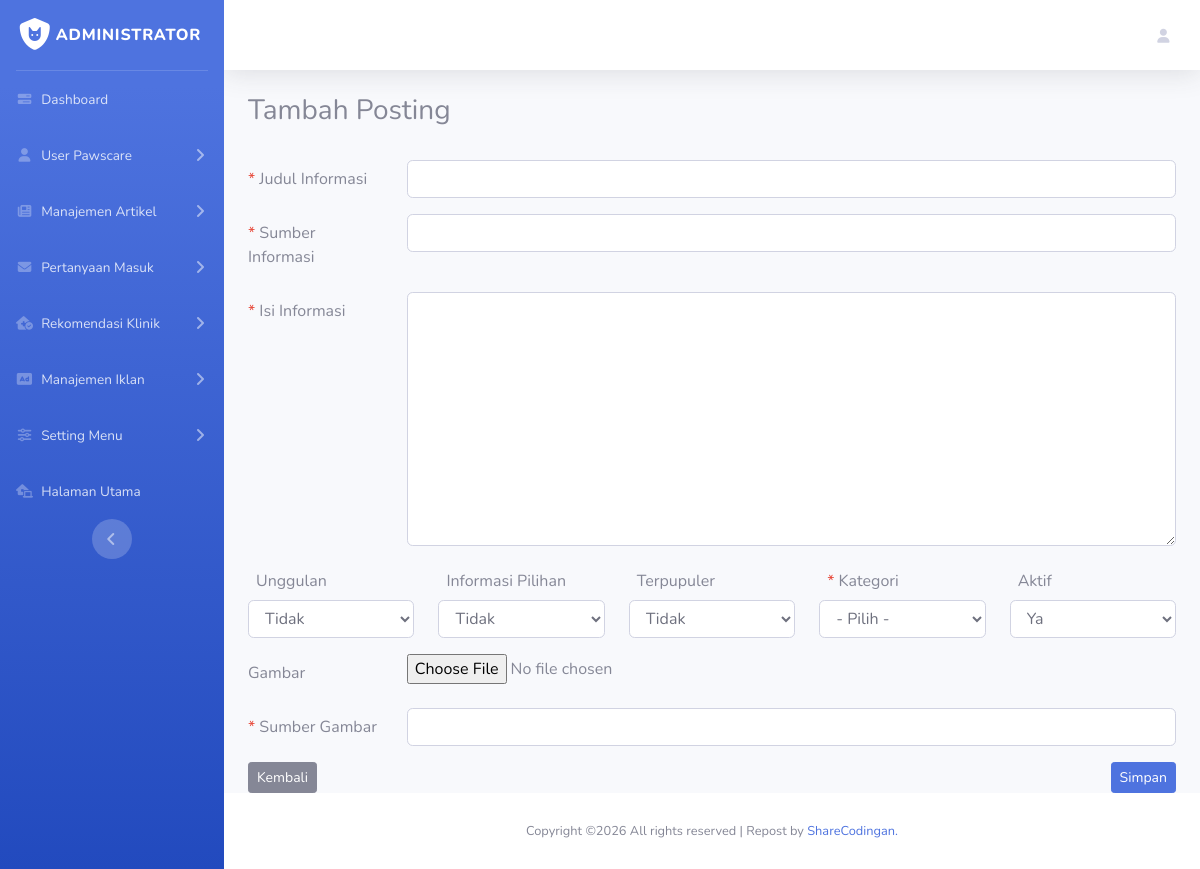
/index.php/back/posting/create, run on the app's committed database.
### tables this page shows
CREATE TABLE `menu` (
  `id` int(11) NOT NULL,
  `title` varchar(50) NOT NULL,
  `url` varchar(50) NOT NULL,
  `icon` varchar(100) NOT NULL,
  `is_active` char(1) NOT NULL
);

### application/controllers/back/Posting.php (called while the page is built, shortened)
<?php
class Posting extends CI_Controller {
	public function __construct()
	{
		$this->load->model('my_model', 'my', true);
		$this->my->init($this);
		$this->load->model('posting_model', 'posting', true);
		$this->load->model('menu_model', 'menu', true);
		$this->load->model('category_model', 'category', true);
	}
	public function create()
	{
		if(!$_POST){
			$input = (object) $this->posting->getDefaultValues();
		}else{
			$input = (object) $this->input->post(null, true);
		}
		$this->form_validation->set_rules('title','Title','required');
		$this->form_validation->set_rules('content','Content','required');
		$this->form_validation->set_rules('id_category','Category','required');
		if($this->form_validation->run() == false){
			$data['user'] = $this->my->cekData(['email' => $this->session->userdata('email')])->row_array();
			$data['title'] = 'Tambah Posting';
			$data['form_action'] = base_url("back/posting/create");
			$data['menu'] = $this->menu->getMenu();
			$data['category'] = $this->category->getCategory();
			$data['input'] = $input;
			$this->load->view('back/pages/article/form_post', $data);
		}
	}
}

### index.php (called while the page is built, shortened)
<?php
require_once BASEPATH.'core/CodeIgniter.php';

### application/models/Menu_model.php (called while the page is built, shortened)
<?php
class Menu_model extends CI_Model {
   protected $table = 'menu';
   public function getMenu(){
      $this->db->where('is_active', 'Y');
      return $this->db->get($this->table)->result();
   }
   public function getSubmenu($id){
      $this->db->select(['submenu.sub_title', 'submenu.sub_url', 'submenu.is_active']);
      $this->db->from('submenu');
      $this->db->join( $this->table, 'submenu.id_menu = menu.id');
      $this->db->where('submenu.id_menu', $id);
      $this->db->where('submenu.is_active', 'Y');
      return $this->db->get()->result();
   }
}

### application/models/Posting_model.php (called while the page is built, shortened)
<?php
class Posting_model extends CI_Model {
   public function getDefaultValues()
   {
      return [
         'title'           => '',
         'seo_title'       => '',
         'sumber_informasi'=> '',
         'content'         => '',
         'featured'        => 'N',
         'choice'          => 'N',
         'thread'          => 'N',
         'id_category'     => '',
         'photo'           => '',
         'is_active'       => 'Y',
         'date'            => '',
         'sumber_gambar'   => ''
      ];
   }
}

### application/views/back/pages/article/form_post.php (the view, shortened to what this page needs)
<!DOCTYPE html>
<html lang="en">
<head>
  <link href="<?= base_url() ?>assets/vendor/fontawesome-free-6.5.2-web/css/all.min.css" rel="stylesheet" type="text/css">
  <link href="<?= base_url("assets/back/vendors/datatables/dataTables.bootstrap4.min.css") ?>" rel="stylesheet">
  <link href="<?= base_url("assets/back/css/sb-admin-2.min.css") ?>" rel="stylesheet">
  <link rel="stylesheet" href="<?= base_url("assets/back/vendors/summernote/dist/summernote-bs4.min.css") ?>">
</head>
<body id="page-top">
  <div id="wrapper">
    <?php $this->load->view('back/layouts/_sidebar') ?>
    <div id="content-wrapper" class="d-flex flex-column">
      <div id="content">
        <div class="container">
            <div class="row">
               <div class="col">
                  <h3 class="page-header">Tambah Posting</h3>
               </div>
            </div>
            <br>
            <?= form_open_multipart($form_action) ?>
               <div class="form-group row">
                  <label for="title" class="col-sm-2 col-form-label"><span class="text-danger">*</span> Judul Informasi</label>
                  <div class="col-sm-10">
                     <?= form_input('title', $input->title, ['class' => 'form-control', 'id' => 'title', 'required' => true, 'autofocus' => true, 'autocomplete' => 'off']) ?>
                  </div>
               </div>
               <div class="form-group row">
                  <label for="sumber_informasi" class="col-sm-2 col-form-label"><span class="text-danger">*</span> Sumber Informasi</label>
                  <div class="col-sm-10">
                     <?= form_input('sumber_informasi', $input->sumber_informasi, ['class' => 'form-control', 'id' => 'sumber_informasi', 'required' => true, 'autofocus' => true, 'autocomplete' => 'off']) ?>
                  </div>
               </div>
               <div class="form-group row">
                  <label for="article" class="col-sm-2 col-form-label"><span class="text-danger">*</span> Isi Informasi</label>
                  <div class="col-sm-10">
                     <?= form_textarea('content', $input->content, ['row' => 4, 'class' => 'form-control', 'id' => 'summernote']); ?>
                  </div>
               </div>
               <div class="form-group row">
                  <div class="col">
                     <label for="featured" class="col-form-label">Unggulan</label>
                     <select class="form-control" id="featured" name="featured">
                        <option value="N" <?php if($input->featured == "N"){ print ' selected'; }?>>Tidak</option>
                     </select>
                  </div>
                  <div class="col">
                     <label for="choice" class="col-form-label">Informasi Pilihan</label>
                     <select class="form-control" id="choice" name="choice">
                        <option value="N" <?php if($input->choice == "N"){ print ' selected'; }?>>Tidak</option>
                     </select>
                  </div>
                  <div class="col">
                     <label for="thread" class="col-form-label">Terpupuler</label>
                     <select class="form-control" id="thread" name="thread">
                        <option value="N" <?php if($input->thread == "N"){ print ' selected'; }?>>Tidak</option>
                     </select>
                  </div>
                  <div class="col">
                     <label for="category" class="col-form-label"><span class="text-danger">*</span> Kategori</label>
                     <select class="form-control" id="id_category" name="id_category">
                        <option value="">- Pilih -</option>
                     </select>
                  </div>
                  <div class="col">
                     <label for="is_active" class="col-form-label">Aktif</label>
                     <select class="form-control" id="is_active" name="is_active">
                        <option value="Y" <?php if($input->is_active == "Y"){ print ' selected'; }?>>Ya</option>
                     </select>
                  </div>
               </div>
               <div class="form-group row">
                  <label for="" class="col-sm-2 col-form-label">Gambar</label>
                  <br>
                  <div class="col-sm-10">
                     <?= form_upload('photo') ?>
                  </div>
               </div>
               <div class="form-group row">
                  <label for="sumber_gambar" class="col-sm-2 col-form-label"><span class="text-danger">*</span> Sumber Gambar</label>
                  <div class="col-sm-10">
                     <?= form_input('sumber_gambar', $input->sumber_gambar, ['class' => 'form-control', 'id' => 'sumber_gambar', 'required' => true, 'autofocus' => true, 'autocomplete' => 'off']) ?>
                  </div>
               </div>
               <a href="<?= base_url('admin/posting') ?>" class="btn btn-sm btn-secondary">Kembali</a>
               <button type="submit" class="btn btn-sm btn-primary float-right">Simpan</button>
            <?= form_close() ?>
         </div>
      </div>
    </div>
  </div>
</body>
</html>

### application/views/back/layouts/_sidebar.php (shortened to what this page needs)
<ul class="navbar-nav bg-gradient-primary sidebar sidebar-dark accordion" id="accordionSidebar">
   <a class="sidebar-brand d-flex align-items-center justify-content-center" href="<?= base_url('admin') ?>">
      <div class="sidebar-brand-icon">
         <i class="fa fa-shield-cat"></i>
      </div>
      <div class="sidebar-brand-text mx-1">Administrator</div>
   </a>
   <hr class="sidebar-divider my-0">
   <?php if($title == 'Dashboard') : ?>
      <li class="nav-item active">
   <?php else: ?>
      <li class="nav-item">
   <?php endif ?>
      <a class="nav-link" href="<?= base_url('admin') ?>">
         <i class="fas fa-fw fa-bars-progress"></i>
         <span>Dashboard</span>
      </a>
   </li>
   <?php
   $menu = $this->menu->getMenu();
   foreach($menu as $m) :
      $submenu = $this->menu->getSubmenu($m->id);
   ?>
      <li class="nav-item">
      <?php if($submenu) : ?>
         <a class="nav-link collapsed" href="<?= base_url() ?>" data-toggle="collapse" data-target="#collapse<?= $m->id ?>" aria-expanded="true" aria-controls="collapseTwo">
            <i class="<?= $m->icon ?>"></i>
            <span><?= $m->title ?></span>
         </a>
      <?php else: ?>
         <a class="nav-link" href="<?= base_url($m->url) ?>">
            <i class="<?= $m->icon ?>"></i>
            <span><?= $m->title ?></span>
         </a>
      <?php endif ?>
      </li>
   <?php endforeach ?>
   <div class="text-center d-none d-md-inline">
      <button class="rounded-circle border-0" id="sidebarToggle"></button>
   </div>
</ul>

### data on the page
menu: title "User Pawscare"
menu: title "Manajemen Artikel"
menu: title "Pertanyaan Masuk"
menu: title "Rekomendasi Klinik"
menu: title "Manajemen Iklan"
menu: title "Setting Menu"
menu: title "Halaman Utama"
